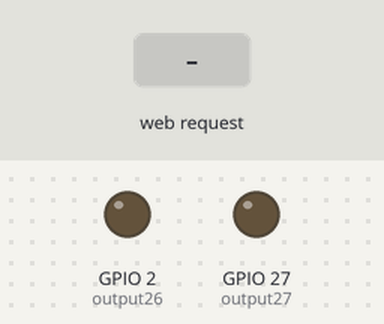
A sketch run on a simulated ESP32. On the bench: output pins drawn as LEDs (lit = HIGH). The inputs (shaded band) are chosen by the test bench. WiFi joins after 1.5 s; servers stay silent unless stated; what the sketch prints to the serial monitor is not drawn.

Above: at 2.7 s.
2.8 s: HTTP request GET /26/on received
At 3.5 s:
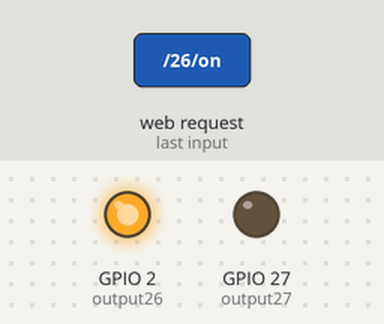
4.3 s: HTTP request GET /27/on received
At 4.6 s:
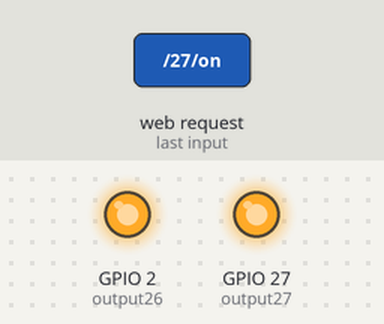
5.8 s: HTTP request GET /26/off received
At 6.9 s:
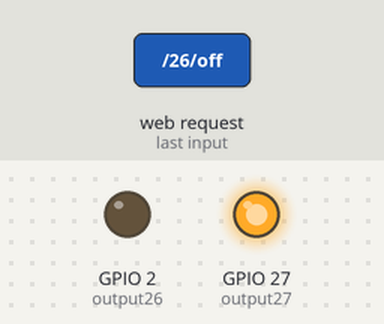
7.3 s: HTTP request GET /27/off received
At 8.1 s:
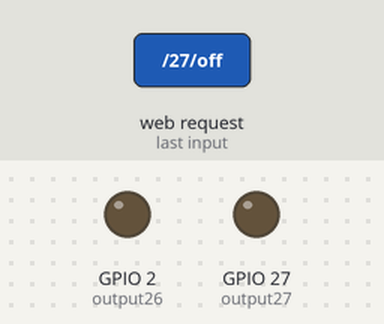
Timing chart, 0 to 9.8 s (numbered marks = the images above; inputs shaded):
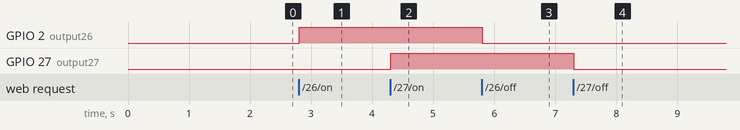

Measured:
- after the input at 2.8 s, GPIO 2 (output26): LOW → HIGH at once
- after the input at 4.3 s, GPIO 27 (output27): LOW → HIGH at once
- after the input at 5.8 s, GPIO 2 (output26): HIGH → LOW at once
- after the input at 7.3 s, GPIO 27 (output27): HIGH → LOW at once

The sketch:

esp32webiot.ino
```cpp
/*********
  Rui Santos
  Complete project details at http://randomnerdtutorials.com
*********/

// Load Wi-Fi library
#include <WiFi.h>

// Replace with your network credentials
const char* ssid = "vivo Y02t";
const char* password = "steffiarun1";

// Set web server port number to 80
WiFiServer server(8000);
bool loggedIn = false;

// Variable to store the HTTP request
String header;

// Auxiliar variables to store the current output state
String output26State = "off";
String output27State = "off";

// Assign output variables to GPIO pins
const int output26 = 2;
const int output27 = 27;

// Current time
unsigned long currentTime = millis();
// Previous time
unsigned long previousTime = 0;
// Define timeout time in milliseconds (example: 2000ms = 2s)
const long timeoutTime = 1000;

void setup() {
  Serial.begin(115200);
  // Initialize the output variables as outputs
  pinMode(output26, OUTPUT);
  pinMode(output27, OUTPUT);
  // Set outputs to LOW
  digitalWrite(output26, LOW);
  digitalWrite(output27, LOW);

  // Connect to Wi-Fi network with SSID and password
  Serial.print("Connecting to ");
  Serial.println(ssid);
  WiFi.begin(ssid, password);
  while (WiFi.status() != WL_CONNECTED) {
    delay(500);
    Serial.print(".");
  }
  // Print local IP address and start web server
  Serial.println("");
  Serial.println("WiFi connected.");
  Serial.println("IP address: ");
  Serial.println(WiFi.localIP());
  server.begin();
}

void loop(){
  WiFiClient client = server.available();   // Listen for incoming clients

  if (client) {                             // If a new client connects,
    currentTime = millis();
    previousTime = currentTime;
    Serial.println("New Client.");          // print a message out in the serial port
    String currentLine = "";                // make a String to hold incoming data from the client
    while (client.connected() && currentTime - previousTime <= timeoutTime) {  // loop while the client's connected
      currentTime = millis();
      if (client.available()) {             // if there's bytes to read from the client,
        char c = client.read();             // read a byte, then
        Serial.write(c);                    // print it out the serial monitor
        header += c;
        if (c == '\n') {                    // if the byte is a newline character
          // if the current line is blank, you got two newline characters in a row.
          // that's the end of the client HTTP request, so send a response:
          if (currentLine.length() == 0) {
            // HTTP headers always start with a response code (e.g. HTTP/1.1 200 OK)
            // and a content-type so the client knows what's coming, then a blank line:
            client.println("HTTP/1.1 200 OK");
            client.println("Content-type:text/html");
            client.println("Connection: close");
            client.println();

            // turns the GPIOs on and off
            if (header.indexOf("GET /26/on") >= 0) {
              Serial.println("GPIO 26 on");
              output26State = "on";
              digitalWrite(output26, HIGH);
            } else if (header.indexOf("GET /26/off") >= 0) {
              Serial.println("GPIO 26 off");
              output26State = "off";
              digitalWrite(output26, LOW);
            } else if (header.indexOf("GET /27/on") >= 0) {
              Serial.println("GPIO 27 on");
              output27State = "on";
              digitalWrite(output27, HIGH);
            } else if (header.indexOf("GET /27/off") >= 0) {
              Serial.println("GPIO 27 off");
              output27State = "off";
              digitalWrite(output27, LOW);
            }
            if (header.indexOf("GET /login?pass=admin123") >= 0) {
  Serial.println("Correct Password - Admin Logged In");
  loggedIn = true;
}
client.println("<!DOCTYPE html><html>");
client.println("<head><meta name=\"viewport\" content=\"width=device-width, initial-scale=1\">");
client.println("<style>");
client.println("body { background-color: #F0E68C;font-family: Arial; text-align: center;position: relative;top: 200px; }");
client.println(".button { background-color: #006400; border: none; color: white; padding: 15px 70px;position: relative;top: 150px;}");
client.println("font-size: 10px; margin: 20px; cursor: pointer; }");
client.println(".button2 { background-color: #555555;position:  relative;top: 200px; }");
client.println("</style></head><body>");
          if (!loggedIn) {

  // LOGIN PAGE
  client.println("<h2>Admin Login</h2>");
  client.println("<form action=\"/login\">");
  client.println("<input type=\"password\" name=\"pass\" placeholder=\"Enter Password\">");
  client.println("<br><br><input type=\"submit\" value=\"Login\" class=\"button\">");
  client.println("</form>");

  if (header.indexOf("pass=") >= 0 && !loggedIn) {
    client.println("<p style='color:red;'>Wrong Password</p>");
  }

} else {
   client.println("<h1 style='color:red;'>ESP32 Admin Control</h1>");

  // GPIO 26
  client.println("<p style='color:#DC143C;position:  absolute;top: 200px;'>GPIO 26 - State " + output26State + "</p>");
  if (output26State == "off") {
    client.println("<a href=\"/26/on\"><button class=\"button\">ON</button></a>");
  } else {
    client.println("<a href=\"/26/off\"><button class=\"button button2\">OFF</button></a>");
  }

  // GPIO 27
  client.println("<p>GPIO 27 - State " + output27State + "</p>");
  if (output27State == "off") {
    client.println("<a href=\"/27/on\"><button class=\"button\">ON</button></a>");
  } else {
    client.println("<a href=\"/27/off\"><button class=\"button button2\">OFF</button></a>");
  }

}
client.println("</body></html>");

            // The HTTP response ends with another blank line
            client.println();
            // Break out of the while loop
            break;
          } else { // if you got a newline, then clear currentLine
            currentLine = "";
          }
        } else if (c != '\r') {  // if you got anything else but a carriage return charadcter,
          currentLine += c;      // add it to the end of the currentLine
        }
      }
    }
    // Clear the header variable
    header = "";
    // Close the connection
    client.stop();
    Serial.println("Client disconnected.");
    Serial.println("");
  }
}
```
